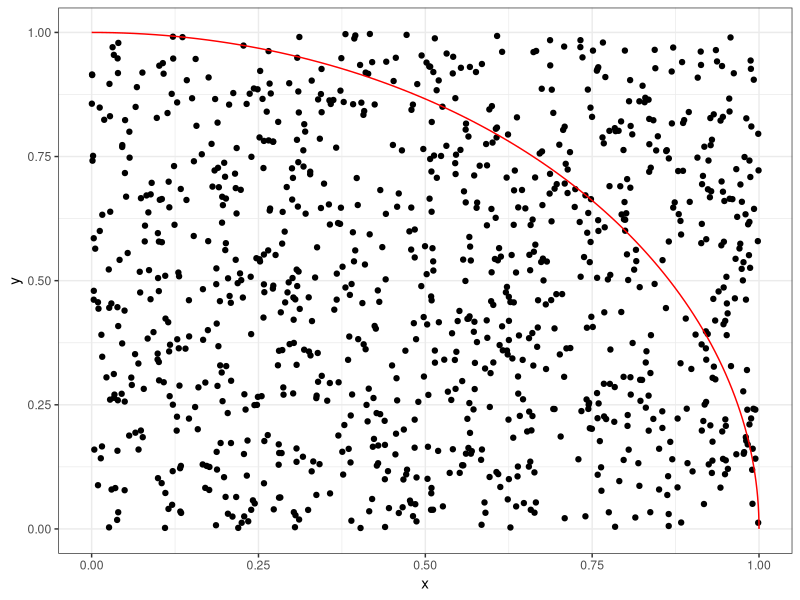

Write R code to recreate this figure.
## ---- chunk 1
options(htmltools.dir.version = FALSE)
## ---- chunk 2
x = 1
typeof(x)
y = 2
typeof(x)
z = 1:2
typeof(z)
## ---- chunk 3
hello = function() print("hi")
hello = compiler::cmpfun(hello)
compiler::disassemble(hello)
## ---- chunk 4
set.seed(1234)
n = 1000
x = runif(n)
y = runif(n)

circ_pts = seq(0, pi/2,length.out=100)
library(ggplot2)
g = ggplot(data.frame(x=x, y=y), aes(x, y)) +
  theme_bw() +
  geom_point() +
  annotate("path",
   x = 0 + 1*cos(circ_pts),
   y = 0 + 1*sin(circ_pts),
   color="red"
  )
## ---- chunk 5
g
